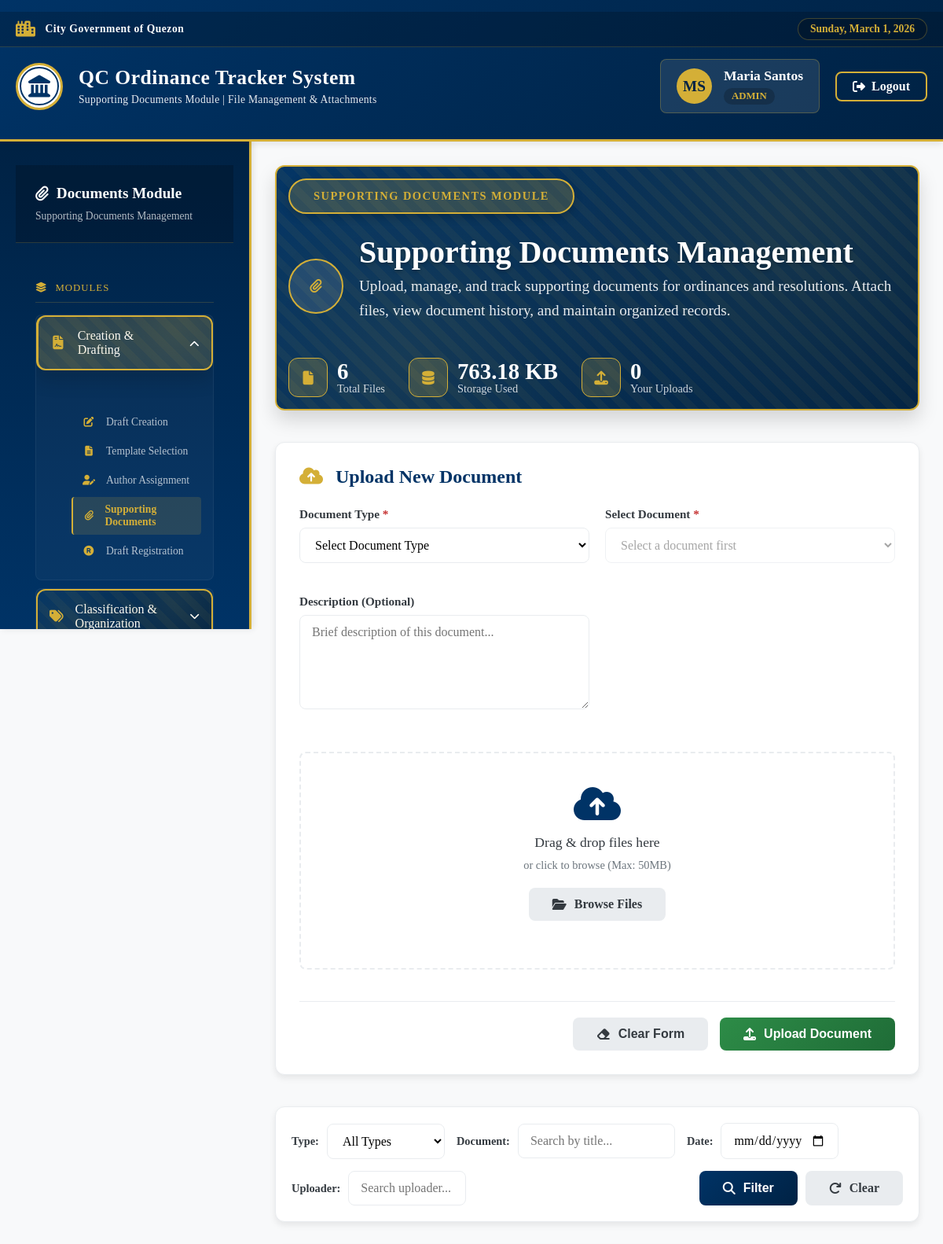
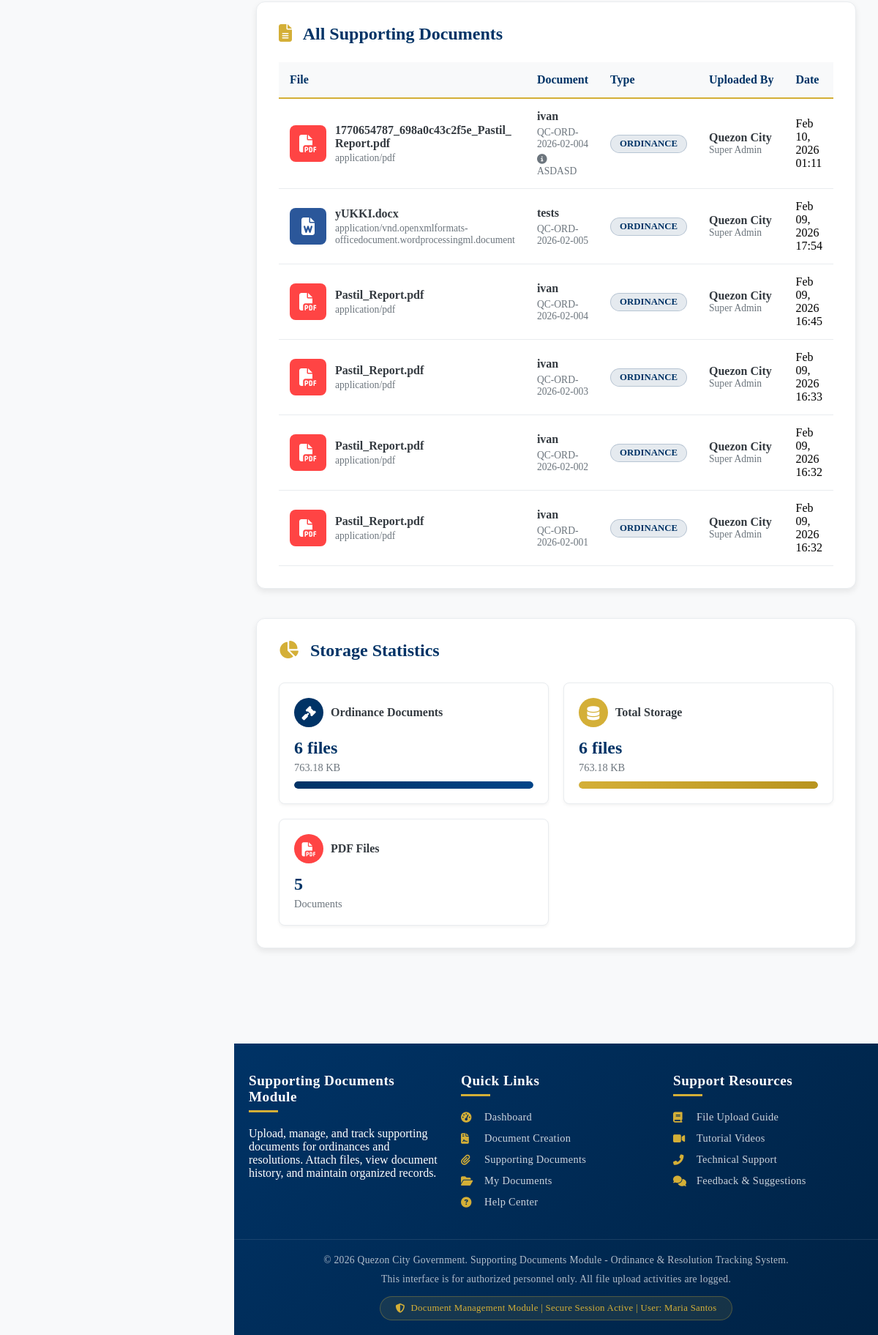
Screenshot of /superadmin/documents.php (signed in) with the database file from the repository (2 pictures, top to bottom).
### tables this page shows
CREATE TABLE `users` (
  `id` int(11) NOT NULL,
  `email` varchar(100) NOT NULL,
  `password` varchar(255) NOT NULL,
  `first_name` varchar(50) NOT NULL,
  `last_name` varchar(50) NOT NULL,
  `role` enum('super_admin','admin','councilor') NOT NULL,
  `department` varchar(100) DEFAULT NULL,
  `is_active` tinyint(1) DEFAULT 1,
  `created_at` timestamp NOT NULL DEFAULT current_timestamp(),
  `last_login` timestamp NULL DEFAULT NULL
);

CREATE TABLE `supporting_documents` (
  `id` int(11) NOT NULL,
  `document_id` int(11) NOT NULL,
  `document_type` enum('ordinance','resolution') NOT NULL,
  `file_name` varchar(255) NOT NULL,
  `file_path` varchar(500) NOT NULL,
  `file_type` varchar(100) DEFAULT NULL,
  `file_size` int(11) DEFAULT NULL,
  `description` text DEFAULT NULL,
  `uploaded_by` int(11) DEFAULT NULL,
  `uploaded_at` timestamp NOT NULL DEFAULT current_timestamp()
);

CREATE TABLE `ordinances` (
  `id` int(11) NOT NULL,
  `ordinance_number` varchar(50) NOT NULL,
  `title` varchar(255) NOT NULL,
  `description` text DEFAULT NULL,
  `status` enum('draft','pending','approved','rejected','implemented') DEFAULT 'draft',
  `created_by` int(11) DEFAULT NULL,
  `approved_by` int(11) DEFAULT NULL,
  `created_at` timestamp NOT NULL DEFAULT current_timestamp(),
  `updated_at` timestamp NOT NULL DEFAULT current_timestamp() ON UPDATE current_timestamp()
);

### superadmin/documents.php (the view, shortened to what the rows shown need)
<?php
$database = new Database();
$conn = $database->getConnection();
$user_id = $_SESSION['user_id'];
$user_role = $_SESSION['role'];
$query = "SELECT * FROM users WHERE id = :id";
$stmt = $conn->prepare($query);
$stmt->bindParam(':id', $user_id);
$stmt->execute();
$user = $stmt->fetch();
$query = "SELECT sd.*,
                 u.first_name, u.last_name, u.role,
                 o.title as ordinance_title, o.ordinance_number,
                 r.title as resolution_title, r.resolution_number
          FROM supporting_documents sd
          LEFT JOIN users u ON sd.uploaded_by = u.id
          LEFT JOIN ordinances o ON sd.document_id = o.id AND sd.document_type = 'ordinance'
          LEFT JOIN resolutions r ON sd.document_id = r.id AND sd.document_type = 'resolution'
          WHERE 1=1";
$query .= " ORDER BY sd.uploaded_at DESC";
$stmt = $conn->prepare($query);
$stmt->execute();
$documents = $stmt->fetchAll();
function getFileIcon($file_type) {
    if (strpos($file_type, 'pdf') !== false) return 'fa-file-pdf';
    if (strpos($file_type, 'word') !== false) return 'fa-file-word';
    return 'fa-file';
}
function getFileColor($file_type) {
    if (strpos($file_type, 'pdf') !== false) return '#ff4444';
    if (strpos($file_type, 'word') !== false) return '#2b579a';
    return '#999999';
}
?>
<!DOCTYPE html>
<html lang="en">
<head>
    <link rel="stylesheet" href="https://cdnjs.cloudflare.com/ajax/libs/font-awesome/6.4.0/css/all.min.css">
</head>
<body>
    <header class="government-header">
        <div class="main-header-content">
            <div class="qc-logo-container">
                <div class="site-title-container">
                    <h1>QC Ordinance Tracker System</h1>
                </div>
            </div>
            <div class="user-auth-section">
                <div class="user-welcome-panel">
                    <div class="user-avatar">
                        <?php echo strtoupper(substr($user['first_name'], 0, 1) . substr($user['last_name'], 0, 1)); ?>
                    </div>
                    <div class="user-info">
                        <div class="user-name"><?php echo htmlspecialchars($user['first_name'] . ' ' . $user['last_name']); ?></div>
                        <div class="user-role">
                            <?php echo strtoupper(str_replace('_', ' ', $user_role)); ?>
                        </div>
                    </div>
                </div>
            </div>
        </div>
    </header>
    <div class="main-wrapper">
        <main class="main-content">
            <div class="module-header fade-in">
                <div class="module-header-content">
                    <div class="module-title-wrapper">
                        <div class="module-title">
                            <h1>Supporting Documents Management</h1>
                        </div>
                    </div>
                </div>
            </div>
            <div class="upload-container fade-in">
                <h2 style="color: var(--qc-blue); margin-bottom: 25px; font-size: 1.5rem;">
                    <i class="fas fa-cloud-upload-alt" style="color: var(--qc-gold); margin-right: 10px;"></i>
                    Upload New Document
                </h2>
            </div>
            <div class="documents-container fade-in">
                <h2 style="color: var(--qc-blue); margin-bottom: 25px; font-size: 1.5rem;">
                    <i class="fas fa-file-alt" style="color: var(--qc-gold); margin-right: 10px;"></i>
                    All Supporting Documents
                </h2>
                <div class="table-responsive">
                    <?php if (empty($documents)): ?>
                    <div class="empty-state">
                        <i class="fas fa-folder-open empty-state-icon"></i>
                        <h3 style="color: var(--gray-dark); margin-bottom: 10px;">No Documents Found</h3>
                        <p>No supporting documents have been uploaded yet. Start by uploading your first document.</p>
                    </div>
                    <?php else: ?>
                    <table class="documents-table">
                        <thead>
                            <tr>
                                <th>File</th>
                                <th>Document</th>
                                <th>Type</th>
                                <th>Uploaded By</th>
                                <th>Date</th>
                            </tr>
                        </thead>
                        <tbody>
                            <?php foreach ($documents as $doc):
                                $file_icon = getFileIcon($doc['file_type']);
                                $file_color = getFileColor($doc['file_type']);
                                $upload_date = date('M d, Y H:i', strtotime($doc['uploaded_at']));
                                if ($doc['document_type'] === 'ordinance') {
                                    $doc_title = $doc['ordinance_title'] ?? 'Ordinance';
                                    $doc_number = $doc['ordinance_number'] ?? 'N/A';
                                    $badge_class = 'badge-ordinance';
                                } else {
                                    $doc_title = $doc['resolution_title'] ?? 'Resolution';
                                    $doc_number = $doc['resolution_number'] ?? 'N/A';
                                    $badge_class = 'badge-resolution';
                                }
                            ?>
                            <tr>
                                <td>
                                    <div class="file-preview">
                                        <div class="file-icon-large" style="background: <?php echo $file_color; ?>;">
                                            <i class="fas <?php echo $file_icon; ?>"></i>
                                        </div>
                                        <div class="file-info">
                                            <div class="file-name"><?php echo htmlspecialchars($doc['file_name']); ?></div>
                                            <div class="file-meta"><?php echo htmlspecialchars($doc['file_type']); ?></div>
                                        </div>
                                    </div>
                                </td>
                                <td>
                                    <div style="font-weight: 600; color: var(--gray-dark); margin-bottom: 5px;">
                                        <?php echo htmlspecialchars($doc_title); ?>
                                    </div>
                                    <div style="font-size: 0.85rem; color: var(--gray);">
                                        <?php echo htmlspecialchars($doc_number); ?>
                                    </div>
                                    <?php if ($doc['description']): ?>
                                    <div style="font-size: 0.85rem; color: var(--gray); margin-top: 5px;">
                                        <i class="fas fa-info-circle"></i> <?php echo htmlspecialchars($doc['description']); ?>
                                    </div>
                                    <?php endif; ?>
                                </td>
                                <td>
                                    <span class="document-badge <?php echo $badge_class; ?>">
                                        <?php echo ucfirst($doc['document_type']); ?>
                                    </span>
                                </td>
                                <td>
                                    <div style="font-weight: 600; color: var(--gray-dark);">
                                        <?php echo htmlspecialchars($doc['first_name'] . ' ' . $doc['last_name']); ?>
                                    </div>
                                    <div style="font-size: 0.85rem; color: var(--gray); text-transform: capitalize;">
                                        <?php echo str_replace('_', ' ', $doc['role']); ?>
                                    </div>
                                </td>
                                <td>
                                    <div><?php echo $upload_date; ?></div>
                                </td>
                            </tr>
                            <?php endforeach; ?>
                        </tbody>
                    </table>
                    <?php endif; ?>
                </div>
            </div>
            <div class="documents-container fade-in">
                <h2 style="color: var(--qc-blue); margin-bottom: 25px; font-size: 1.5rem;">
                    <i class="fas fa-chart-pie" style="color: var(--qc-gold); margin-right: 10px;"></i>
                    Storage Statistics
                </h2>
            </div>
        </main>
    </div>
    <footer class="government-footer">
        <div class="copyright">
            <p>&copy; 2026 Quezon City Government. Supporting Documents Module - Ordinance & Resolution Tracking System.</p>
            <p style="margin-top: 10px;">This interface is for authorized personnel only. All file upload activities are logged.</p>
            <div class="security-badge">
                <i class="fas fa-shield-alt"></i>
                Document Management Module | Secure Session Active | User: <?php echo htmlspecialchars($user['first_name'] . ' ' . $user['last_name']); ?>
            </div>
        </div>
    </footer>
</body>
</html>

### rows the page displays
users: first_name+last_name "MS", first_name+last_name "Maria Santos"
supporting_documents: file_name "1770654787_698a0c43c2f5e_Pastil_Report.pdf", file_type "application/pdf", ordinances.title "ivan", ordinances.ordinance_number "QC-ORD-2026-02-004", description "ASDASD", document_type "ORDINANCE", uploaded_by.last_name "Quezon City", uploaded_by.role "Super Admin", uploaded_at "Feb 10, 2026 01:11"
supporting_documents: file_name "yUKKI.docx", file_type "application/vnd.openxmlformats-officedocument.wordprocessingml.document", ordinances.title "tests", ordinances.ordinance_number "QC-ORD-2026-02-005", document_type "ORDINANCE", uploaded_by.last_name "Quezon City", uploaded_by.role "Super Admin", uploaded_at "Feb 09, 2026 17:54"
supporting_documents: file_name "Pastil_Report.pdf", file_type "application/pdf", ordinances.title "ivan", ordinances.ordinance_number "QC-ORD-2026-02-004", document_type "ORDINANCE", uploaded_by.last_name "Quezon City", uploaded_by.role "Super Admin", uploaded_at "Feb 09, 2026 16:45"
supporting_documents: file_name "Pastil_Report.pdf", file_type "application/pdf", ordinances.title "ivan", ordinances.ordinance_number "QC-ORD-2026-02-003", document_type "ORDINANCE", uploaded_by.last_name "Quezon City", uploaded_by.role "Super Admin", uploaded_at "Feb 09, 2026 16:33"
supporting_documents: file_name "Pastil_Report.pdf", file_type "application/pdf", ordinances.title "ivan", ordinances.ordinance_number "QC-ORD-2026-02-002", document_type "ORDINANCE", uploaded_by.last_name "Quezon City", uploaded_by.role "Super Admin", uploaded_at "Feb 09, 2026 16:32"
supporting_documents: file_name "Pastil_Report.pdf", file_type "application/pdf", ordinances.title "ivan", ordinances.ordinance_number "QC-ORD-2026-02-001", document_type "ORDINANCE", uploaded_by.last_name "Quezon City", uploaded_by.role "Super Admin", uploaded_at "Feb 09, 2026 16:32"

### other values shown
str_replace('_', ' ', $user_role) "ADMIN"
$total_files "6"
formatFileSize($total_size) "763.18 KB"
count($recent_documents) "0"
$stat['total_files'] "6"
formatFileSize($stat['total_size']) "763.18 KB"
$pdf_count "5"
